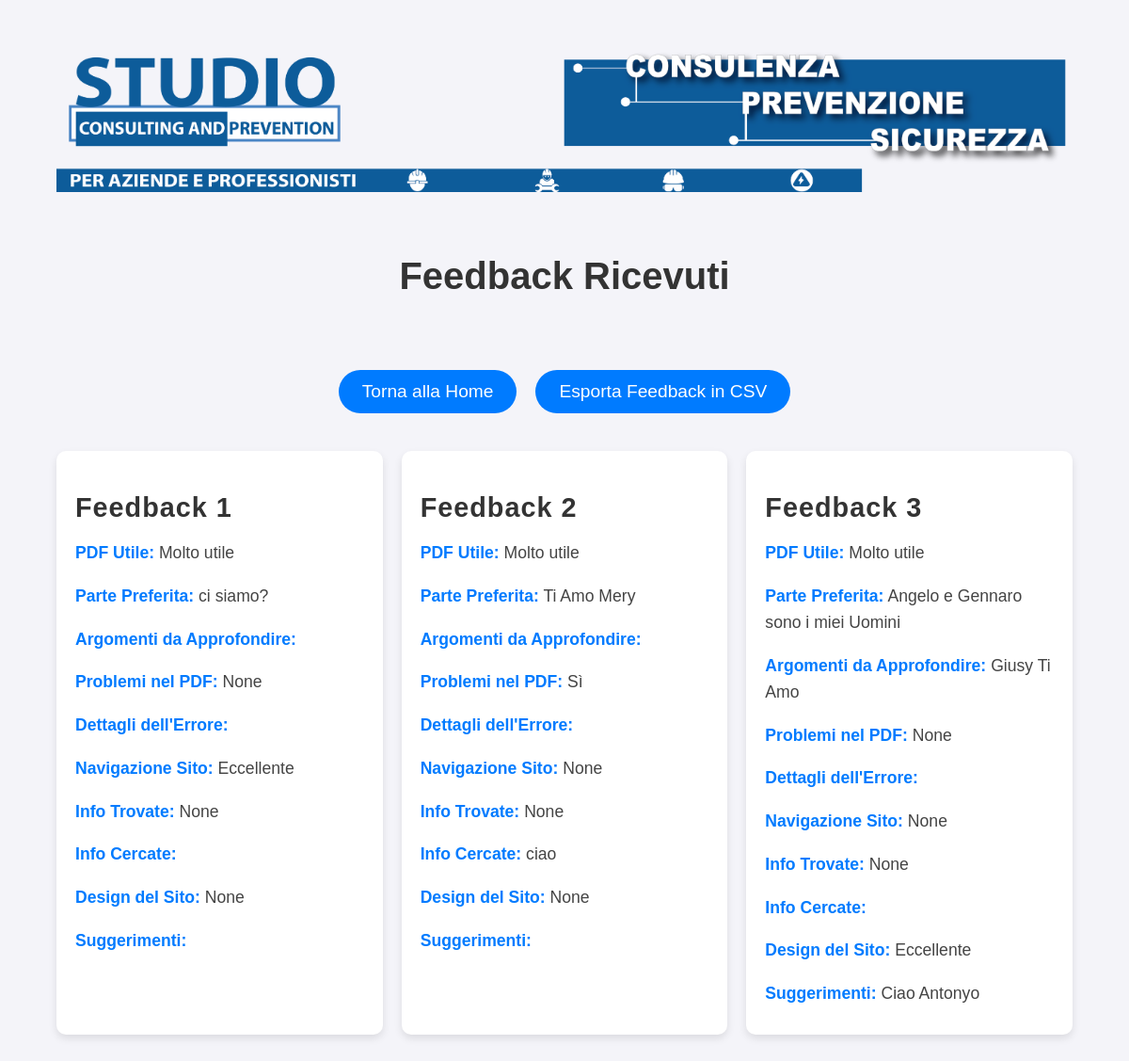
/view_feedback, run on an earlier commit of the app's database.
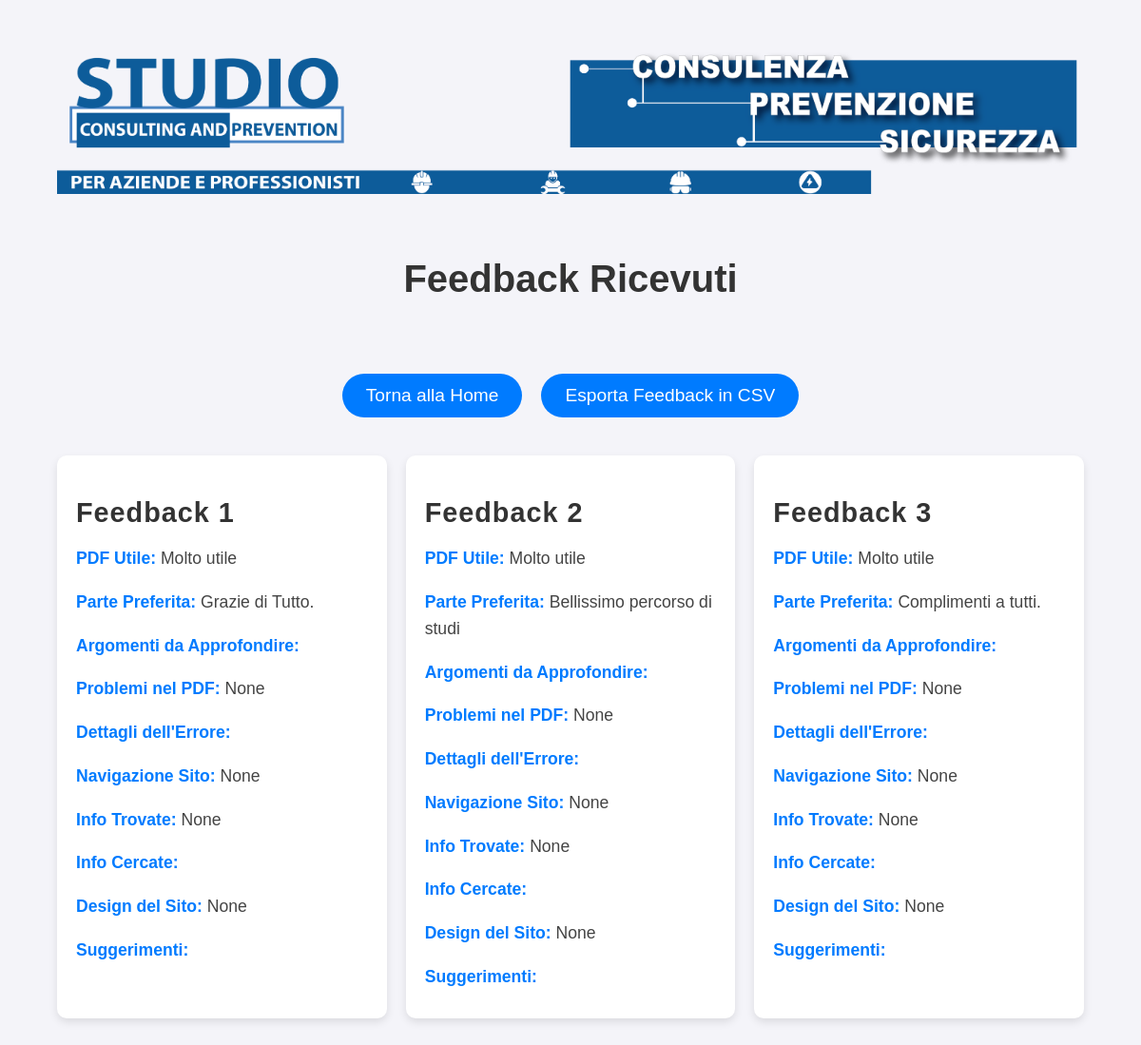
And on a later commit of the database.
### tables this page shows
CREATE TABLE feedback (
        id INTEGER PRIMARY KEY AUTOINCREMENT,
        pdf_utility TEXT,
        liked_part TEXT,
        improvement TEXT,
        pdf_errors TEXT,
        error_details TEXT,
        web_navigation TEXT,
        info_found TEXT,
        info_searched TEXT,
        web_design TEXT,
        web_suggestions TEXT
    );

### app.py (the view)
@app.route('/view_feedback')
def view_feedback():
    conn = sqlite3.connect('feedback.db')
    cursor = conn.cursor()
    cursor.execute('SELECT * FROM feedback')
    feedbacks = cursor.fetchall()
    conn.close()
    return render_template('feedbacks.html', feedbacks=feedbacks)

### templates/feedbacks.html (shortened to what this page needs)
﻿<!DOCTYPE html>
<html lang="it">
<head>
    <link rel="stylesheet" href="{{ url_for('static', filename='feedback.css') }}">
</head>
<body>
    <div class="logo-container">
        <img src="{{ url_for('static', filename='images/top logo-01.png') }}" alt="Logo Studio" class="logo">
    </div>
    <div class="page-header">
        <h1>Feedback Ricevuti</h1>
    </div>
    <div class="buttons-container">
        <a href="/" class="btn">Torna alla Home</a>
        <a href="{{ url_for('export_feedback_csv') }}" class="btn">Esporta Feedback in CSV</a>
    </div>
    <div class="feedback-container">
        {% for feedback in feedbacks %}
            <div class="feedback-card">
                <h2>Feedback {{ feedback[0] }}</h2>
                <p><strong>PDF Utile:</strong> {{ feedback[1] }}</p>
                <p><strong>Parte Preferita:</strong> {{ feedback[2] }}</p>
                <p><strong>Argomenti da Approfondire:</strong> {{ feedback[3] }}</p>
                <p><strong>Problemi nel PDF:</strong> {{ feedback[4] }}</p>
                <p><strong>Dettagli dell'Errore:</strong> {{ feedback[5] }}</p>
                <p><strong>Navigazione Sito:</strong> {{ feedback[6] }}</p>
                <p><strong>Info Trovate:</strong> {{ feedback[7] }}</p>
                <p><strong>Info Cercate:</strong> {{ feedback[8] }}</p>
                <p><strong>Design del Sito:</strong> {{ feedback[9] }}</p>
                <p><strong>Suggerimenti:</strong> {{ feedback[10] }}</p>
            </div>
        {% endfor %}
    </div>
</body>
</html>

### static/feedback.css (style rules this page uses)
.logo-container { text-align: center; margin-top: 30px; }
.logo { width: 90%; max-width: 1500px; height: auto; }
.page-header { text-align: center; margin-top: 20px; padding: 20px; }
.page-header h1 { font-size: 2.5em; color: #333; }
.feedback-container { width: 90%; max-width: 1200px; margin: 20px auto; padding: 20px; display: grid; grid-template-columns: repeat(auto-fill, minmax(300px, 1fr)); gap: 20px; }
.feedback-card { background-color: white; border-radius: 10px; padding: 20px; margin-bottom: 20px; box-shadow: 0 4px 8px rgba(0, 0, 0, 0.1); transition: transform 0.3s ease, box-shadow 0.3s ease; }
.feedback-card h2 { font-size: 1.8em; color: #333; margin-bottom: 10px; font-weight: bold; letter-spacing: 1px; }
.feedback-card p { font-size: 1.1em; line-height: 1.6; color: #444; margin-bottom: 10px; }
.feedback-card strong { color: #007bff; }
.buttons-container { display: flex; justify-content: center; gap: 20px; margin-top: 30px; }
.btn { background-color: #007bff; color: white; padding: 12px 25px; font-size: 1.2em; border-radius: 30px; text-decoration: none; transition: background-color 0.3s, transform 0.3s ease; }

What changed in the data, as far as the page shows it:
changed feedback id 1: liked_part "ci siamo?" → "Grazie di Tutto."; web_navigation "Eccellente" → "None"
changed feedback id 2: liked_part "Ti Amo Mery" → "Bellissimo percorso di studi"; pdf_errors "Sì" → "None"; info_searched "ciao" → (not shown)
changed feedback id 3: liked_part "Angelo e Gennaro sono i miei Uomini" → "Complimenti a tutti."; web_design "Eccellente" → "None"; improvement "Giusy Ti Amo" → (not shown); web_suggestions "Ciao Antonyo" → (not shown)
